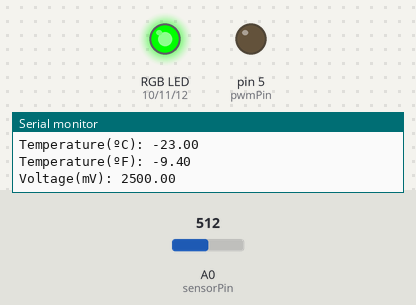
A sketch run on a simulated Arduino Uno, built with avr-gcc and run on an emulated ATmega328P. Parts: an RGB LED mixed from three pins (HIGH = lit), output pins drawn as LEDs (lit = HIGH), the last lines printed to the serial monitor. Dashed ring = blinking. Inputs (shaded band) come from the test bench; at power-on: A0 (sensorPin) = 512.

Above: at 1.8 s.
1.9 s: A0 (sensorPin) set to 594
3.4 s: A0 (sensorPin) set to 611
At 4.9 s:
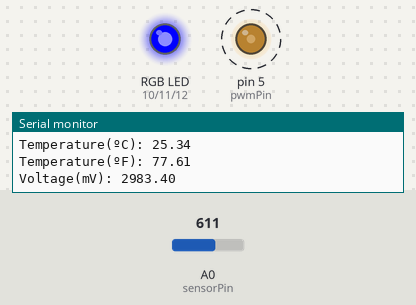
7.5 s: A0 (sensorPin) set to 716
At 8.9 s:
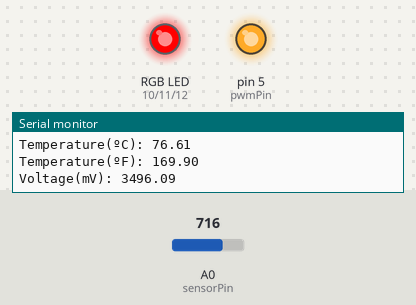
Timing chart, 0 to 10.5 s (numbered marks = the images above; inputs shaded):
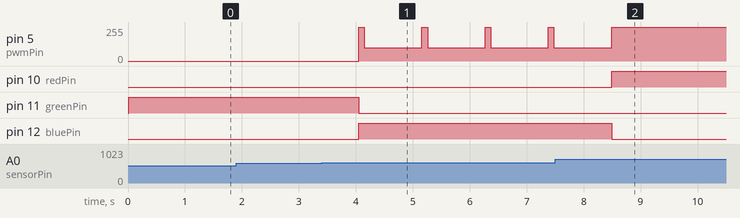

Measured:
- the behaviour switches between 610 and 611 on A0 (sensorPin) (found by bisection; images 0 and 1)
- after the input at 3.4 s, pin 5 (pwmPin): alternates 255/255 for 0.10 s and 100/255 for 1.0 s, starting after 0.65 s; pin 11 (greenPin): HIGH → LOW after 0.65 s; pin 12 (bluePin): LOW → HIGH after 0.65 s
- after the input at 7.5 s, pin 5 (pwmPin): goes on until 8.5 s, then stays 255/255; pin 10 (redPin): LOW → HIGH after 0.99 s; pin 12 (bluePin): HIGH → LOW after 0.99 s

The sketch:

SmartFanBasedOnArduino.ino
```cpp
/*
 * Smart Fan
 */

//Pins:
const int sensorPin = A0;
const int pwmPin = 5;

//RGB LED:
const int redPin = 10;
const int greenPin = 11;
const int bluePin = 12;

//Variables:
float sensorValue;
float voltageOut;
float temperatureC;
float temperatureF;
float temperatureK;

void setup() {
  Serial.begin(9600);
  pinMode(sensorPin, INPUT);
  pinMode(redPin, OUTPUT);
  pinMode(greenPin, OUTPUT);
  pinMode(bluePin, OUTPUT);
}

void loop() {
  sensorValue = analogRead(sensorPin);
  voltageOut = (sensorValue * 5000) / 1024;

  temperatureK = voltageOut / 10;
  temperatureC = temperatureK - 273;
  temperatureF = (temperatureC * 1.8) + 32;

  Serial.print("Temperature(ºC): ");
  Serial.println(temperatureC);
  Serial.print("Temperature(ºF): ");
  Serial.println(temperatureF);
  Serial.print("Voltage(mV): ");
  Serial.println(voltageOut);
  Serial.println();

  if (temperatureC < 25) {
    setColor(0, 255, 0); // Green
    analogWrite(pwmPin, 0);
  } else if (temperatureC > 25 && temperatureC <= 30) {
    setColor(0, 0, 255); // Blue
    analogWrite(pwmPin, 255);
    delay(100);
    analogWrite(pwmPin, 100);
  } else if (temperatureC > 30 && temperatureC <= 35) {
    setColor(0, 0, 255); // Blue
    analogWrite(pwmPin, 255);
    delay(100);
    analogWrite(pwmPin, 150);
  } else if (temperatureC > 35 && temperatureC <= 40) {
    setColor(0, 0, 255); // Blue
    analogWrite(pwmPin, 200);
  } else {
    setColor(255, 0, 0); // Red
    analogWrite(pwmPin, 255);
  }
  delay(1000);
}

void setColor(int redValue, int greenValue, int blueValue) {
  analogWrite(redPin, redValue);
  analogWrite(greenPin, greenValue);
  analogWrite(bluePin, blueValue);
}
```
